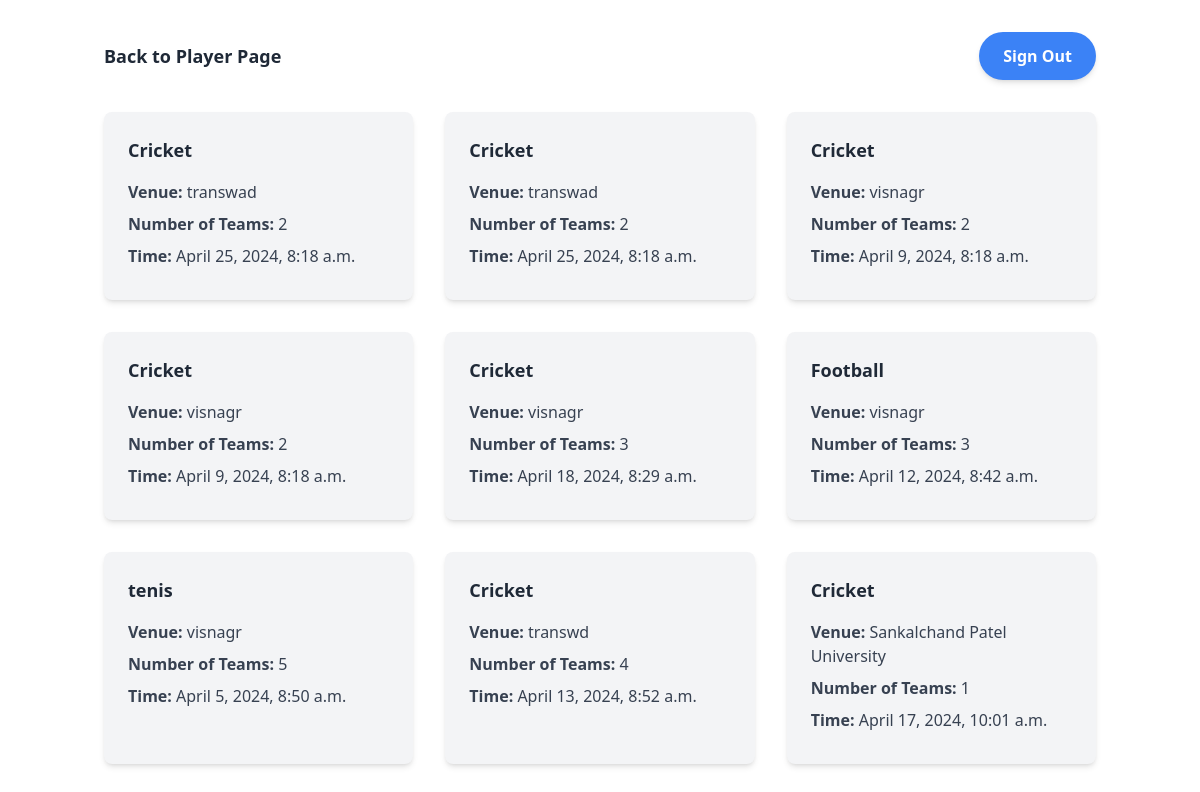
The page /mysession on the database as committed earlier.
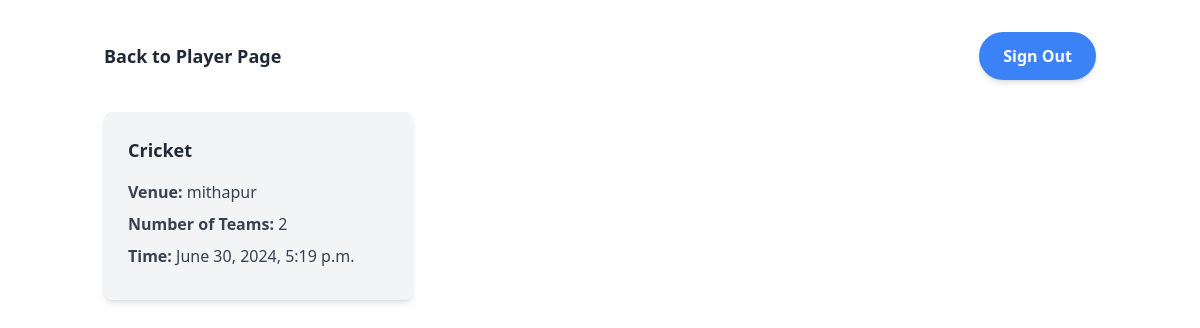
The same page on the database as committed later.
### authentication/models.py (models this page shows)
class Session(models.Model):
    sport_name = models.CharField(max_length=100)
    venue = models.CharField(max_length=100)
    number_of_teams = models.IntegerField()
    time = models.DateTimeField()

### authentication/views.py (the view)
# urls.py: path('mysession', views.mysession, name='mysession'),
def mysession(request):
    sessions=Session.objects.all()
    return render(request,'mysession.html', {'sessions': sessions})

### templates/mysession.html (shortened to what this page needs)
<!DOCTYPE html>
<html lang="en">
  <head>
    <script src="https://cdn.tailwindcss.com"></script>
  </head>
  <body class="bg-white text-gray-800">
    <div class="container mx-auto px-4 py-8">
      <div class="flex justify-between items-center mb-8">
        <a href="/player" class="text-gray-800 hover:text-blue-600 font-bold text-lg">Back to Player Page</a>
        <a
          href="/signout"
          class="bg-blue-500 text-white px-6 py-3 rounded-full font-semibold shadow-md hover:bg-blue-600"
          >Sign Out</a>
      </div>
      <div class="grid grid-cols-1 md:grid-cols-2 lg:grid-cols-3 gap-8">
        {% if sessions %}
        {% for session in sessions %}
        <div class="bg-gray-100 rounded-lg shadow-md p-6">
          <h2 class="text-lg font-semibold mb-4">
            <a href="{% url 'choice' session.id %}" class="text-gray-800 hover:text-blue-600">{{ session.sport_name }}</a>
          </h2>
          <p class="text-gray-700 mb-2">
            <span class="font-semibold">Venue:</span> {{ session.venue }}
          </p>
          <p class="text-gray-700 mb-2">
            <span class="font-semibold">Number of Teams:</span> {{ session.number_of_teams }}
          </p>
          <p class="text-gray-700 mb-2">
            <span class="font-semibold">Time:</span> {{ session.time }}
          </p>
        </div>
        {% endfor %}
        {% else %}
        <p class="text-gray-800">No sessions found.</p>
        {% endif %}
      </div>
    </div>
  </body>
</html>

Rows that differ between the two databases and show on the page:
removed Session: sport_name "Cricket", venue "transwad", number_of_teams "2", time "April 25, 2024, 8:18 a.m."
removed Session: sport_name "Cricket", venue "transwad", number_of_teams "2", time "April 25, 2024, 8:18 a.m."
removed Session: sport_name "Cricket", venue "visnagr", number_of_teams "2", time "April 9, 2024, 8:18 a.m."
removed Session: sport_name "Cricket", venue "visnagr", number_of_teams "2", time "April 9, 2024, 8:18 a.m."
removed Session: sport_name "Cricket", venue "visnagr", number_of_teams "3", time "April 18, 2024, 8:29 a.m."
removed Session: sport_name "Football", venue "visnagr", number_of_teams "3", time "April 12, 2024, 8:42 a.m."
removed Session: sport_name "tenis", venue "visnagr", number_of_teams "5", time "April 5, 2024, 8:50 a.m."
removed Session: sport_name "Cricket", venue "transwd", number_of_teams "4", time "April 13, 2024, 8:52 a.m."
removed Session: sport_name "Cricket", venue "Sankalchand Patel University", number_of_teams "1", time "April 17, 2024, 10:01 a.m."
added Session: sport_name "Cricket", venue "mithapur", number_of_teams "2", time "June 30, 2024, 5:19 p.m."
